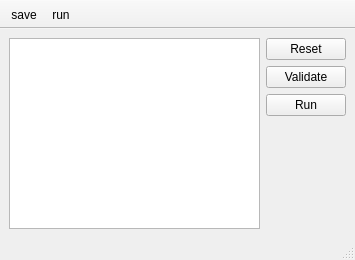
<?xml version="1.0" encoding="UTF-8"?>
<ui version="4.0">
 <class>TaskView</class>
 <widget class="QMainWindow" name="TaskView">
  <property name="geometry">
   <rect>
    <x>0</x>
    <y>0</y>
    <width>355</width>
    <height>260</height>
   </rect>
  </property>
  <property name="windowTitle">
   <string>MainWindow</string>
  </property>
  <widget class="QWidget" name="centralwidget">
   <layout class="QGridLayout" name="gridLayout_2">
    <item row="0" column="1">
     <layout class="QVBoxLayout" name="verticalLayout">
      <item>
       <widget class="QPushButton" name="pushButton">
        <property name="text">
         <string>Reset</string>
        </property>
       </widget>
      </item>
      <item>
       <widget class="QPushButton" name="pushButton_3">
        <property name="text">
         <string>Validate</string>
        </property>
       </widget>
      </item>
      <item>
       <widget class="QPushButton" name="pushButton_2">
        <property name="text">
         <string>Run</string>
        </property>
       </widget>
      </item>
      <item>
       <spacer name="verticalSpacer">
        <property name="orientation">
         <enum>Qt::Vertical</enum>
        </property>
        <property name="sizeHint" stdset="0">
         <size>
          <width>20</width>
          <height>40</height>
         </size>
        </property>
       </spacer>
      </item>
     </layout>
    </item>
    <item row="0" column="0">
     <widget class="QTableView" name="tableView"/>
    </item>
   </layout>
  </widget>
  <widget class="QStatusBar" name="statusbar"/>
  <widget class="QToolBar" name="toolBar">
   <property name="windowTitle">
    <string>toolBar</string>
   </property>
   <property name="movable">
    <bool>false</bool>
   </property>
   <attribute name="toolBarArea">
    <enum>TopToolBarArea</enum>
   </attribute>
   <attribute name="toolBarBreak">
    <bool>false</bool>
   </attribute>
   <addaction name="actionSave"/>
   <addaction name="actionRun"/>
  </widget>
  <action name="actionSave">
   <property name="icon">
    <iconset resource="../autonimo.qrc">
     <normaloff>:/img/disk.png</normaloff>:/img/disk.png</iconset>
   </property>
   <property name="text">
    <string>save</string>
   </property>
  </action>
  <action name="actionRun">
   <property name="icon">
    <iconset resource="../autonimo.qrc">
     <normaloff>:/img/control.png</normaloff>:/img/control.png</iconset>
   </property>
   <property name="text">
    <string>run</string>
   </property>
  </action>
 </widget>
 <resources>
  <include location="../autonimo.qrc"/>
 </resources>
 <connections/>
</ui>
